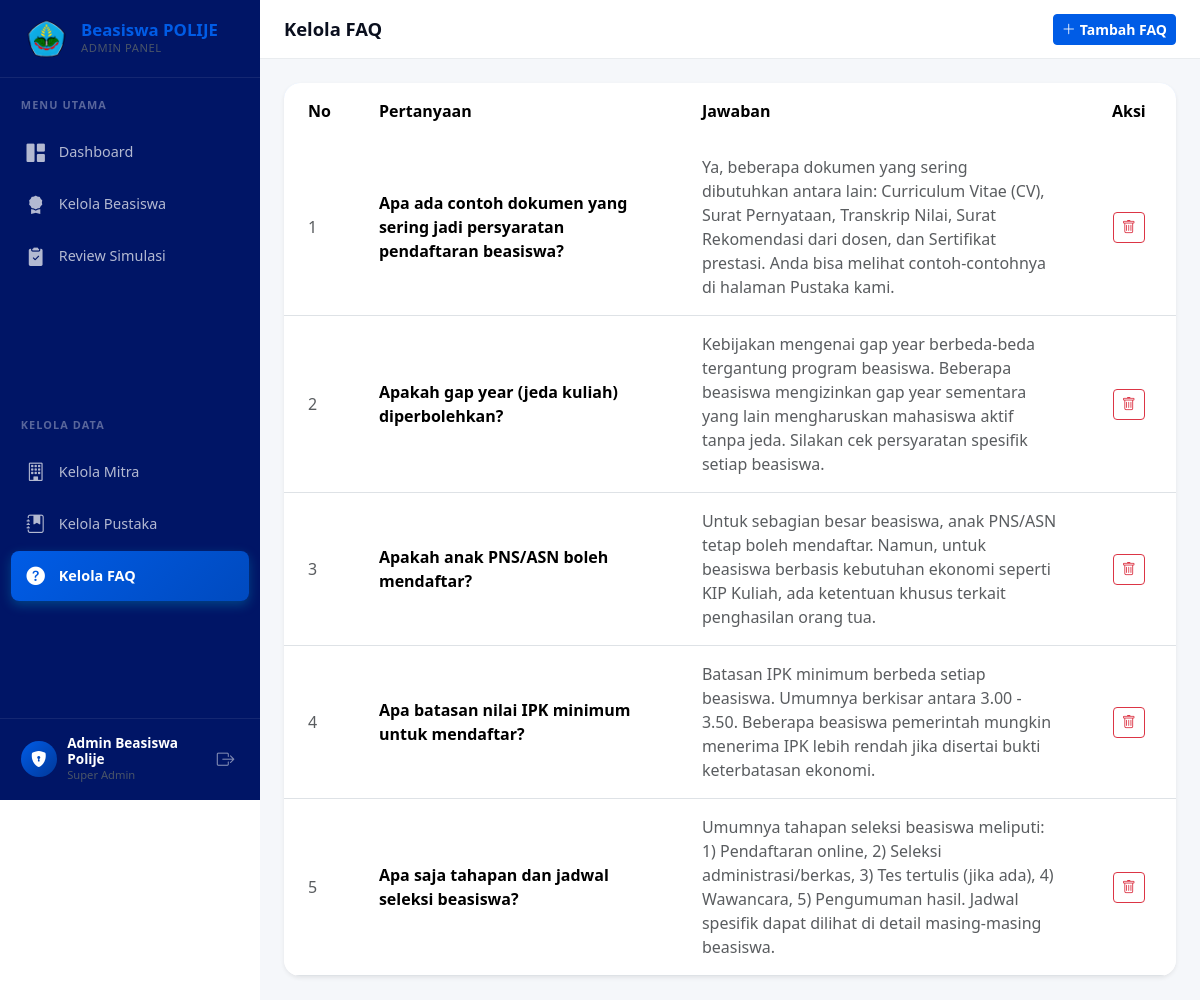
Page /public/frontend/admin/kelola-faq.php (signed in) on the committed database.
### tables this page shows
CREATE TABLE `faq` (
  `id_pertanyaan` int NOT NULL AUTO_INCREMENT,
  `id_admin` int NOT NULL,
  `pertanyaan` text NOT NULL,
  `jawaban` text,
  `created_at` timestamp NOT NULL DEFAULT CURRENT_TIMESTAMP,
  PRIMARY KEY (`id_pertanyaan`),
  KEY `fk_faq_admin` (`id_admin`),
  CONSTRAINT `fk_faq_admin` FOREIGN KEY (`id_admin`) REFERENCES `admin` (`id_admin`) ON DELETE RESTRICT ON UPDATE CASCADE
);

### classes/Faq.php (called while the page is built, shortened)
<?php
class Faq
{
    private mysqli $db;
    public function __construct(mysqli $db)
    {
        $this->db = $db;
    }
    public function getAll(): array
    {
        $result = $this->db->query("SELECT * FROM faq ORDER BY created_at DESC");
        return $result->fetch_all(MYSQLI_ASSOC);
    }
}

### public/frontend/admin/kelola-faq.php (the view, shortened to what this page needs)
<?php
require_once CONFIG_PATH . 'Database.php';
require_once CLASSES_PATH . 'Faq.php';
$db = Database::getInstance()->getConnection();
$faqObj = new Faq($db);
$listFaq = $faqObj->getAll();
require_once __DIR__ . '/../layout/header.php';
require_once __DIR__ . '/../layout/sidebar-admin.php';
?>
<div class="main-content-admin">
    <div class="topbar-admin">
        <h1 class="page-title">Kelola FAQ</h1>
        <button class="btn btn-sm fw-semibold" style="background-color:var(--color-primary);border-color:var(--color-primary);color:#fff;" data-bs-toggle="modal" data-bs-target="#modalTambahFaq"><i class="bi bi-plus-lg me-1"></i>Tambah FAQ</button>
    </div>
    <div class="p-4">
        <div class="card border-0 shadow-sm rounded-4 overflow-hidden">
            <div class="table-responsive">
                <table class="table table-hover align-middle mb-0">
                    <thead style="background: var(--color-lighter);">
                        <tr>
                            <th class="py-3 px-4" style="font-weight:600; border-bottom:none; width: 50px;">No</th>
                            <th class="py-3 px-4" style="font-weight:600; border-bottom:none;">Pertanyaan</th>
                            <th class="py-3 px-4" style="font-weight:600; border-bottom:none;">Jawaban</th>
                            <th class="py-3 px-4 text-center" style="font-weight:600; border-bottom:none;">Aksi</th>
                        </tr>
                    </thead>
                    <tbody>
                        <?php if (empty($listFaq)): ?>
                            <tr><td colspan="4" class="text-center py-4">Belum ada FAQ.</td></tr>
                        <?php else: ?>
                            <?php foreach ($listFaq as $i => $f): ?>
                            <tr>
                                <td class="py-3 px-4 text-muted"><?= $i + 1 ?></td>
                                <td class="py-3 px-4 fw-semibold" style="max-width:280px;"><?= htmlspecialchars($f['pertanyaan']) ?></td>
                                <td class="py-3 px-4 text-muted" style="max-width:350px;"><?= nl2br(htmlspecialchars($f['jawaban'])) ?></td>
                                <td class="py-3 px-4 text-center">
                                    <form action="<?= BASE_URL ?>/backend/faq/delete.php" method="POST" class="d-inline" onsubmit="return confirm('Yakin ingin menghapus FAQ ini?');">
                                        <button type="submit" class="btn btn-sm btn-outline-danger" title="Hapus"><i class="bi bi-trash"></i></button>
                                    </form>
                                </td>
                            </tr>
                            <?php endforeach; ?>
                        <?php endif; ?>
                    </tbody>
                </table>
            </div>
        </div>
    </div>
</div>
</body>
</html>

### public/assets/css/style.css (style rules this page uses)
:root { --color-primary: #005CE6; --color-primary-dark: #004ABF; --color-secondary: #003899; --color-light: #80AAFF; --color-lighter: #CCE0FF; --color-text: #0A0F1E; --color-text-muted: #4A5568; --color-white: #ffffff; --color-dark: #001566; --sidebar-width: 260px; }
html, body { overflow-x: hidden; }
.main-content-admin { margin-left: var(--sidebar-width); min-height: 100vh; background-color: #f5f7fa; }
.topbar-admin { background-color: var(--color-white); border-bottom: 1px solid #e9ecef; padding: 0.85rem 1.5rem; display: flex; align-items: center; justify-content: space-between; }
.topbar-admin .page-title { font-weight: 600; font-size: 1.15rem; color: var(--color-text); margin: 0; }
.page-title { font-weight: 800; font-size: 1.5rem; color: var(--color-dark); margin-bottom: .25rem; }

### rows in the picture
faq: pertanyaan "Apa ada contoh dokumen yang sering jadi persyaratan pendaftaran beasiswa?", jawaban "Ya, beberapa dokumen yang sering dibutuhkan antara lain: Curriculum Vitae (CV), Surat Pernyataan, Transkrip Nilai, Surat Rekomendasi dari dosen, dan Sertifikat prestasi. Anda bisa melihat contoh-contohnya di halaman Pustaka kami."
faq: pertanyaan "Apakah gap year (jeda kuliah) diperbolehkan?", jawaban "Kebijakan mengenai gap year berbeda-beda tergantung program beasiswa. Beberapa beasiswa mengizinkan gap year sementara yang lain mengharuskan mahasiswa aktif tanpa jeda. Silakan cek persyaratan spesifik setiap beasiswa."
faq: pertanyaan "Apakah anak PNS/ASN boleh mendaftar?", jawaban "Untuk sebagian besar beasiswa, anak PNS/ASN tetap boleh mendaftar. Namun, untuk beasiswa berbasis kebutuhan ekonomi seperti KIP Kuliah, ada ketentuan khusus terkait penghasilan orang tua."
faq: pertanyaan "Apa batasan nilai IPK minimum untuk mendaftar?", jawaban "Batasan IPK minimum berbeda setiap beasiswa. Umumnya berkisar antara 3.00 - 3.50. Beberapa beasiswa pemerintah mungkin menerima IPK lebih rendah jika disertai bukti keterbatasan ekonomi."
faq: pertanyaan "Apa saja tahapan dan jadwal seleksi beasiswa?", jawaban "Umumnya tahapan seleksi beasiswa meliputi: 1) Pendaftaran online, 2) Seleksi administrasi/berkas, 3) Tes tertulis (jika ada), 4) Wawancara, 5) Pengumuman hasil. Jadwal spesifik dapat dilihat di detail masing-masing beasiswa."

### other values in the picture
$adminName "Admin Beasiswa Polije"
